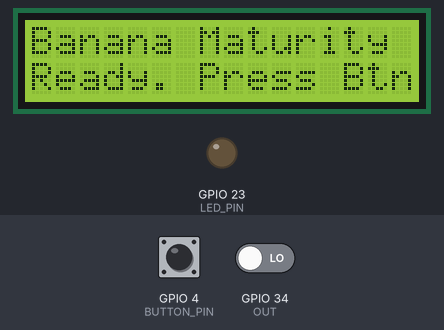
This sketch was run on a simulated ESP32. Shown: 16×2 character LCD, output pins drawn as LEDs (lit = HIGH). Inputs (shaded band) come from the test bench; at power-on: GPIO 4 (BUTTON_PIN) HIGH, GPIO 34 (OUT) LOW. Pins used as bus, display or sensor lines are not drawn; what the sketch prints to the serial monitor is not drawn.

Above: at 1.3 s.
1.4 s: GPIO 4 (BUTTON_PIN) pulled LOW for 0.15 s
At 1.8 s:
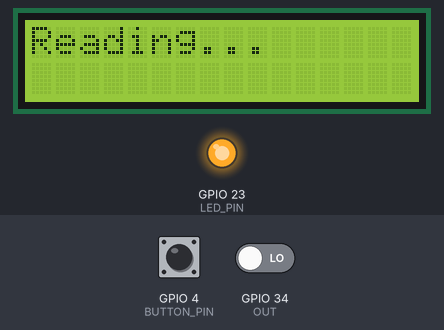
At 21.6 s:
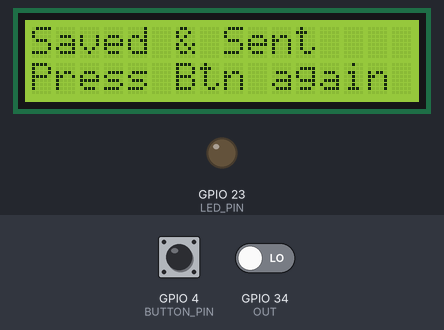
Timing chart, 0 to 22.0 s (numbered marks = the images above; inputs shaded):
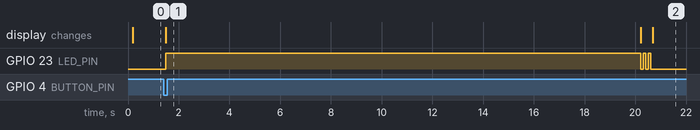

Measured:
- after the input at 1.4 s, GPIO 23 (LED_PIN): LOW → HIGH after 0.08 s, then repeats every 0.20 s: LOW 0.10 s, HIGH 0.10 s, until it stays LOW from 20.6 s; the display: changes after 0.08 s (image 1)

The sketch:

Sistem.ino
```cpp
// ESP32 + TCS3200 single-read-on-button
// Arduino IDE
#include <Wire.h>
#include <LiquidCrystal_I2C.h>

// ====== PINS ======
const int S0 = 16;
const int S1 = 17;
const int S2 = 18;
const int S3 = 19;
const int OUT = 34;      // TCS3200 output (pulse)
const int BUTTON_PIN = 4; // tactile switch (active LOW using internal pull-up)
const int LED_PIN = 23;   // white LED for illumination

LiquidCrystal_I2C lcd(0x27, 16, 2); // ganti address jika perlu (0x3F)

// ====== SETTINGS ======
const unsigned long PULSE_TIMEOUT = 2000000UL; // microseconds timeout for pulseIn

// Frequency scaling: S0-S1 = HIGH/LOW => scale x (choose 20% or 100%)
// We'll set S0=HIGH, S1=LOW => S0=1,S1=0 => 20% (safer)
void setScaling(bool s0, bool s1) {
  digitalWrite(S0, s0 ? HIGH : LOW);
  digitalWrite(S1, s1 ? HIGH : LOW);
}

// select color filter for TCS3200: R/G/B
void setFilter(char color) {
  if (color == 'R') { digitalWrite(S2, LOW);  digitalWrite(S3, LOW); } // R
  else if (color == 'G') { digitalWrite(S2, HIGH); digitalWrite(S3, HIGH); } // G
  else if (color == 'B') { digitalWrite(S2, LOW); digitalWrite(S3, HIGH); } // B
  else { digitalWrite(S2, LOW); digitalWrite(S3, LOW); } // default
}

void setup() {
  Serial.begin(115200);
  delay(100);
  pinMode(S0, OUTPUT); pinMode(S1, OUTPUT); pinMode(S2, OUTPUT); pinMode(S3, OUTPUT);
  pinMode(OUT, INPUT);
  pinMode(BUTTON_PIN, INPUT_PULLUP); // button to GND => active LOW
  pinMode(LED_PIN, OUTPUT);
  digitalWrite(LED_PIN, LOW);

  // set frequency scaling: S0=HIGH, S1=LOW => 20%
  setScaling(true, false);

  lcd.init();
  lcd.backlight();
  lcd.clear();
  lcd.setCursor(0,0);
  lcd.print("Banana Maturity");
  lcd.setCursor(0,1);
  lcd.print("Ready. Press Btn");
}

unsigned long readPulseFreqMicroseconds() {
  // return pulseIn measurement in microseconds for HIGH pulse width
  unsigned long dur = pulseIn(OUT, HIGH, PULSE_TIMEOUT);
  return dur; // if 0 => timeout
}

float freqFromPulseMicros(unsigned long pulseMicros) {
  if (pulseMicros == 0) return 0.0;
  return 1000000.0 / pulseMicros; // approx frequency in Hz
}

// Read R,G,B frequencies and convert to 0..255 values with reference normalization
void readColorRGB(int &R, int &G, int &B) {
  // We will measure multiple times and average to reduce noise
  const int samples = 3;
  float sumR = 0, sumG = 0, sumB = 0;
  for (int s=0; s<samples; s++) {
    setFilter('R');
    delay(70); // allow settling
    unsigned long pR = readPulseFreqMicroseconds();
    float fR = freqFromPulseMicros(pR);

    setFilter('G');
    delay(70);
    unsigned long pG = readPulseFreqMicroseconds();
    float fG = freqFromPulseMicros(pG);

    setFilter('B');
    delay(70);
    unsigned long pB = readPulseFreqMicroseconds();
    float fB = freqFromPulseMicros(pB);

    sumR += fR; sumG += fG; sumB += fB;
    delay(30);
  }
  float aR = sumR / samples;
  float aG = sumG / samples;
  float aB = sumB / samples;

  // Simple normalization: scale relative to the max of (R,G,B) to 0..255
  float maxv = max(aR, max(aG, aB));
  if (maxv <= 0.0) {
    R = G = B = 0;
    return;
  }
  // apply simple ratio scaling
  R = constrain((int)((aR / maxv) * 255.0), 0, 255);
  G = constrain((int)((aG / maxv) * 255.0), 0, 255);
  B = constrain((int)((aB / maxv) * 255.0), 0, 255);
}

// Debounce & wait release
void waitButtonRelease() {
  // Wait until button released (HIGH) with small debounce
  while (digitalRead(BUTTON_PIN) == LOW) delay(10);
  delay(50);
}

void loop() {
  // Poll button: active-low (pressed => LOW)
  if (digitalRead(BUTTON_PIN) == LOW) {
    // short debounce
    delay(20);
    if (digitalRead(BUTTON_PIN) == LOW) {
      // Start single read cycle
      lcd.clear();
      lcd.setCursor(0,0);
      lcd.print("Reading...");
      digitalWrite(LED_PIN, HIGH); // turn on illumination

      int R, G, B;
      readColorRGB(R, G, B);

      // show on LCD
      lcd.clear();
      lcd.setCursor(0,0);
      lcd.print("R:");
      lcd.print(R);
      lcd.print(" G:");
      lcd.print(G);
      lcd.setCursor(0,1);
      lcd.print("B:");
      lcd.print(B);

      // Send CSV line to Serial: timestamp,R,G,B
      // timestamp as millis()
      unsigned long t = millis();
      Serial.print(t);
      Serial.print(","); Serial.print(R);
      Serial.print(","); Serial.print(G);
      Serial.print(","); Serial.println(B);

      // Visual feedback: blink
      for (int i=0;i<2;i++){
        digitalWrite(LED_PIN, LOW); delay(100);
        digitalWrite(LED_PIN, HIGH); delay(100);
      }
      digitalWrite(LED_PIN, LOW);

      // Wait until button released to avoid multiple reads
      waitButtonRelease();

      // small ready message
      lcd.clear();
      lcd.setCursor(0,0);
      lcd.print("Saved & Sent");
      lcd.setCursor(0,1);
      lcd.print("Press Btn again");
    }
  }
  delay(50);
}
```
